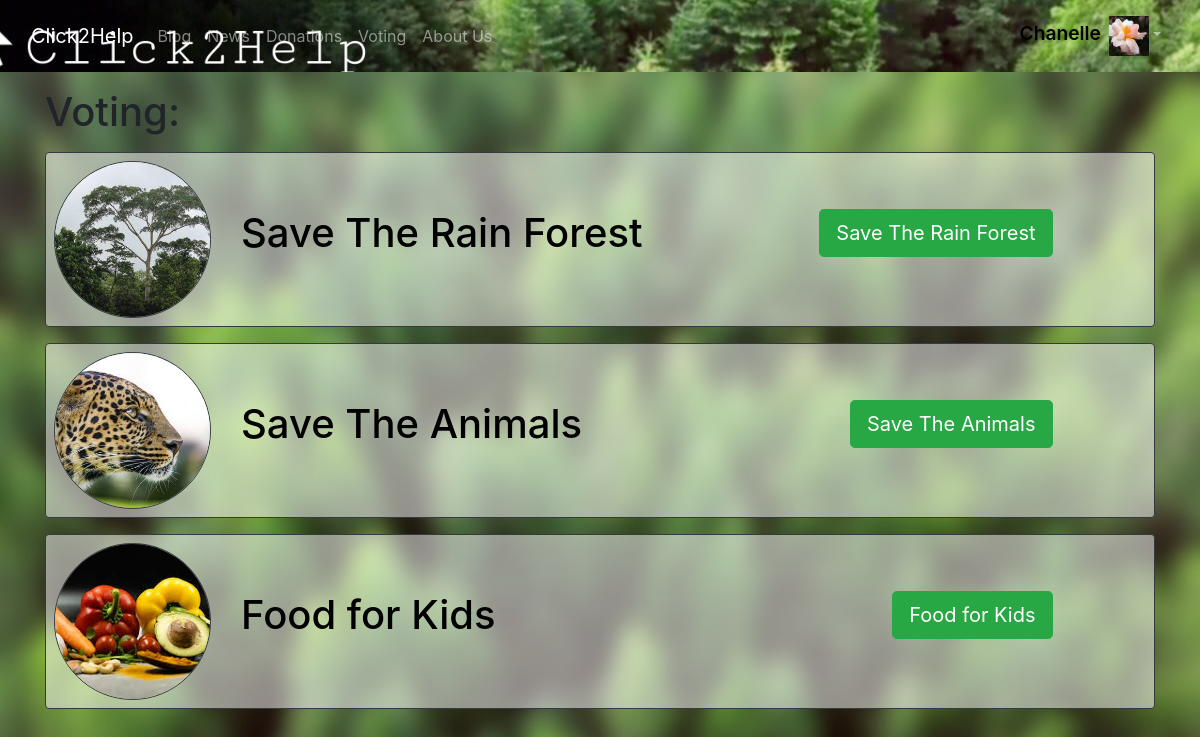
The app's page /voting (signed in) with its own data.
### website/models.py (models this page shows)
class User(db.Model, UserMixin):
    id = db.Column(db.Integer, primary_key=True)
    email = db.Column(db.String(150), unique=True)
    password = db.Column(db.String(150))
    user_name = db.Column(db.String(150), unique=True)
    displayed_name = db.Column(db.String(150))
    is_user = db.Column(db.Boolean, default=False)
    is_charity = db.Column(db.Boolean, default=False)
    is_mod = db.Column(db.Boolean, default=False)
    is_company = db.Column(db.Boolean, default=False)
    image_file = db.Column(db.String(50), nullable=False, default='default.jpg')
    has_voted = db.Column(db.Boolean, default=False)
    all_donations = db.Column(db.String(100), default="0")
    description = db.Column(db.String(1000), default="")
    street = db.Column(db.String(50), default="")
    postalcode = db.Column(db.String(50), default="")
    city = db.Column(db.String(50), default="")
    link = db.Column(db.String(200), default="")
    phone_number = db.Column(db.String(50), default="")

class Voting(db.Model):
    id = db.Column(db.Integer, primary_key=True)
    charity_voting_name = db.Column(db.String(150), nullable=False, unique=True)
    votes = db.Column(db.Integer, default=0)
    posted_on = db.Column(db.DateTime, nullable=False, default=datetime.now())
    image_file = db.Column(db.String(50), nullable=False)

### website/views.py (the view)
@views.route('/voting', methods=['GET', 'POST'])
@login_required
def user_voting():
    if request.method == 'POST':
        if request.form.get('voting_registration') == "+ Register for voting":
            all_candidates = Voting.query.filter_by(
                charity_voting_name=current_user.user_name).first()
            if all_candidates:
                flash('You are already registered.', category='error')
                print(all_candidates.charity_voting_name)
                return redirect(url_for('views.user_voting'))
            else:
                new_candidate = Voting(
                    charity_voting_name=current_user.user_name, image_file=current_user.image_file)
                db.session.add(new_candidate)
                db.session.commit()
                print(new_candidate.charity_voting_name)
                return redirect(url_for('views.user_voting'))
        else:
            if request.form.get('vote_casting'):
                candidate = request.form['vote_casting']
                if current_user.has_voted == True:
                    flash('Looks like you already voted', category='error')
                    print(current_user.has_voted)
                    return redirect(url_for('views.user_voting'))
                else:
                    current_user.has_voted = True
                    vote_amount = Voting.query.filter_by(charity_voting_name=candidate).first()
                    vote_amount.votes = vote_amount.votes + 1
                    vote_count = Voting(votes=vote_amount.votes)
                    db.session.commit()
                    print(vote_count.votes, vote_amount)
                    return redirect(url_for('views.user_voting'))
            return redirect(url_for('views.user_voting'))
    else:
        order = Voting.query.order_by(Voting.posted_on).all()
        return render_template("voting.html", user=current_user, order=order)

### website/__init__.py (called while the page is built)
def create_app():
    from .views import views
    from .auth import auth
    app.register_blueprint(views, url_prefix='/')
    app.register_blueprint(auth, url_prefix='/')
    from .models import User, BlogPost, Voting
    create_database(app)
    login_manager = LoginManager()
    login_manager.login_view = 'auth.login'
    login_manager.init_app(app)
    @login_manager.user_loader
    def load_user(id):
        return User.query.get(int(id))
    return app

### website/templates/voting.html (shortened to what this page needs)
{% extends "base.html" %} {% block title %}Voting{% endblock %}
{% block content %}
<div class="mt-3">
    <h1 style="display: inline">Voting:</h1>
    </div>
    {% for post in order %}
    <div class="container background-home justify-content-center border border-dark rounded mt-3 p-2">
        <div class="row">
            <div class="col-2">
                <img class="img-fluid rounded-circle border border-dark" src="static/images/{{ post.image_file }}"/>
                </div>
                <div class="col-6">
                <h1><br><a class="black_text" href="{{ url_for('views.profiles', posted_by=post.posted_by) }}">{{post.charity_voting_name}}</a></h1>
            </div>
            {% if user.is_user %}
            <div class="col-3 mt-5 mr-5">
                <form method="post" action="/voting" style="display: inline" class="float-right">
                  <input type="submit" class="btn btn-lg btn-success" value="{{post.charity_voting_name}}" name='vote_casting'>
                 </form>
                </div>
            {% endif %}
        </div>
    </div>
    {% endfor %}
{% endblock %}

### website/templates/base.html (shortened to what this page needs)
<!DOCTYPE html>
<html>
  <head>
    <link
    rel="stylesheet"
    href="https://stackpath.bootstrapcdn.com/bootstrap/4.4.1/css/bootstrap.min.css"
    />
    <link
    rel="stylesheet"
    href="https://stackpath.bootstrapcdn.com/font-awesome/4.7.0/css/font-awesome.min.css"
    />
    <link rel="stylesheet" href="{{url_for('static', filename='style.css')}}">
  </head>
  <body>
    <nav class="navbar navbar-expand-lg navbar-dark banner navbar-color">
      <div class="container-fluid">
        <a class="navbar-brand" id="home" href="/">Click2Help</a>
      <div class="collapse navbar-collapse navbar-nav" id="navbarNavDropdown">
          {% if user.is_authenticated %}
          <a class="nav-item nav-link" id="blog" href="/blog">Blog</a>
          <a class="nav-item nav-link" id="news" href="/news">News</a>
          {% if user.is_user or user.is_company %}
          <a class="nav-item nav-link" id="donations" href="/donations">Donations</a>
          {% endif %}
          {% if user.is_user or user.is_charity %}
          <a class="nav-item nav-link" id="voting" href="/voting">Voting</a>
          {% endif %}
          <a class="nav-item nav-link" id="login" href="/about_us">About Us</a>
          <ul class="navbar-nav ml-auto">
            <li class="nav-item dropdown">
          <a class="nav-link dropdown-toggle" href="#" id="navbarDropdownMenuLink" role="button" data-bs-toggle="dropdown" aria-expanded="false"><span class="banner-text">{{user.displayed_name}}</span><img class="ml-2" src="/static/images/{{ user.image_file }}" alt="" width="40" height="40"></a>
            </li></ul>
          {% endif %}
        </div>
      </div>
    </nav>
    <div class="container">{% block content %} {% endblock %}</div>
  </body>
</html>

### website/static/style.css (style rules this page uses)
body { background-image: url("./images/Background1.JPEG"); background-repeat: no-repeat; background-attachment: fixed; background-size: 100% 100%; }
.banner { background-image: url("./images/Banner2.JPEG"); background-repeat: no-repeat; background-position: right; max-width: 100%; max-height: auto; }
.navbar-color { background-color: black; }
.banner-text { color:black; font-weight: 600; font-size:larger; }
.background-home { background-color: rgba(255, 255, 255, 0.514); }
.black_text { color:black; }

### records on screen
User: displayed_name "Chanelle", image_file (picture)
Voting: image_file (picture), charity_voting_name "Save The Rain Forest", vote_casting "Save The Rain Forest"
Voting: image_file (picture), charity_voting_name "Save The Animals", vote_casting "Save The Animals"
Voting: image_file (picture), charity_voting_name "Food for Kids", vote_casting "Food for Kids"
